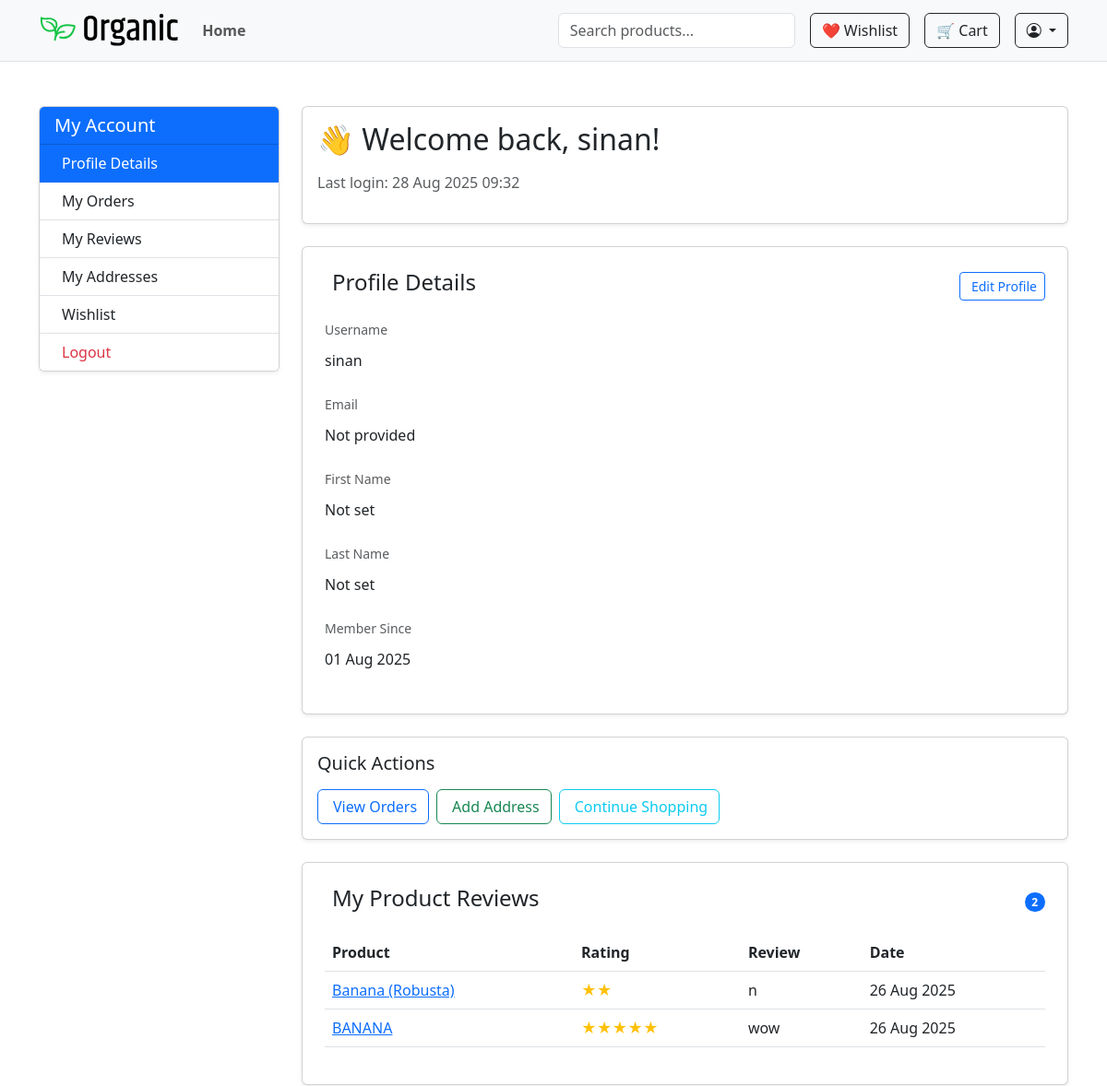
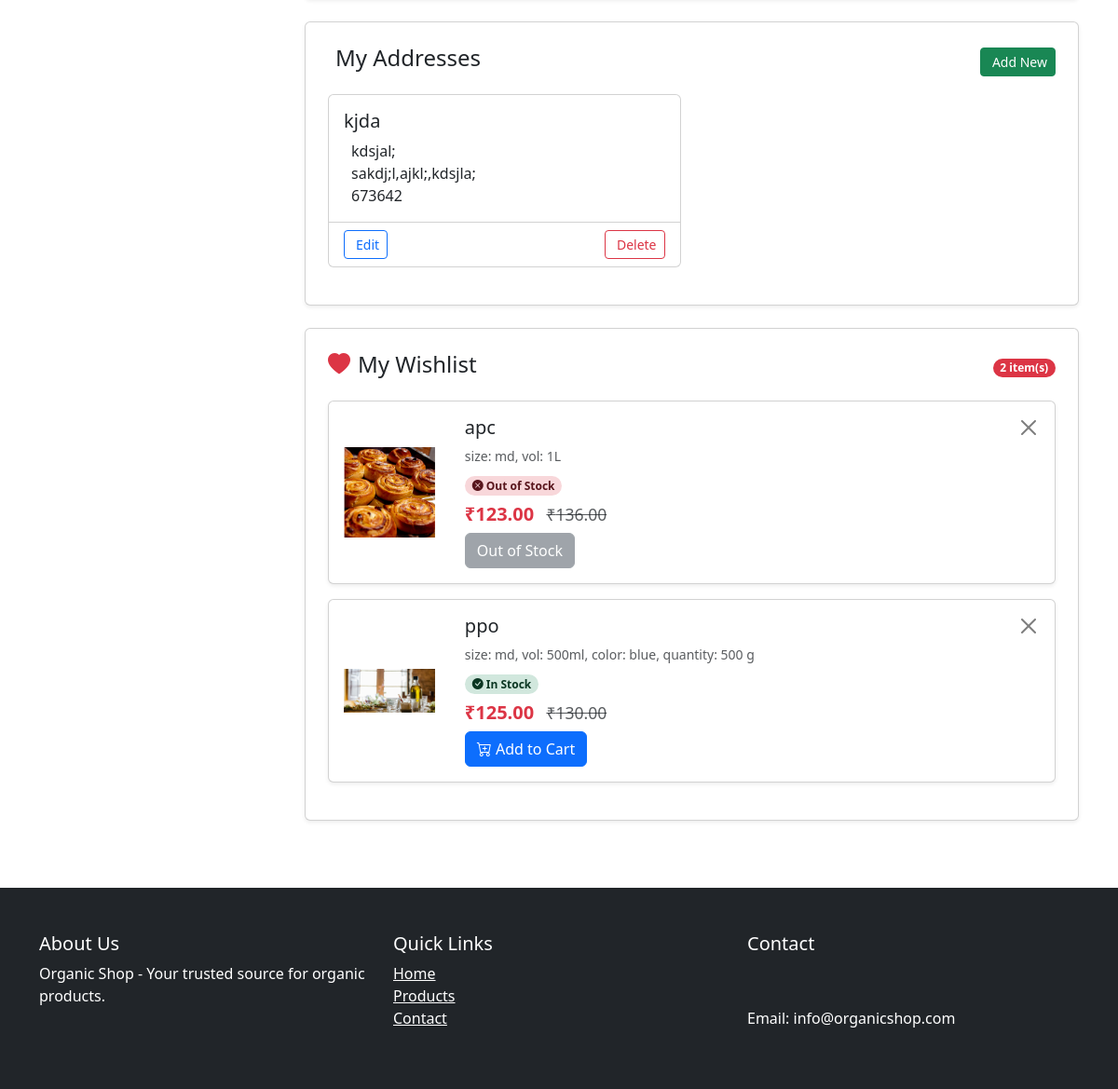
Page /accounts/profile/ (signed in) on the committed database (2 pictures, top to bottom).
### shop/models.py (models this page shows, shortened)
class Review(models.Model):
    product = models.ForeignKey(Product, on_delete=models.CASCADE, related_name='reviews')
    user = models.ForeignKey(User, on_delete=models.CASCADE)
    rating = models.PositiveSmallIntegerField(choices=[(i, i) for i in range(1, 6)])
    comment = models.TextField(blank=True)
    created_at = models.DateTimeField(auto_now_add=True)

class Product(models.Model):
    category = models.ForeignKey(Category, on_delete=models.CASCADE, related_name='products')
    name = models.CharField(max_length=255)
    slug = models.SlugField(unique=True ,blank=True)
    description = models.TextField()
    price = models.DecimalField(max_digits=10, decimal_places=2)
    discount_price = models.DecimalField(max_digits=10, decimal_places=2, null=True, blank=True)
    image = models.ImageField(upload_to='products/')
    is_featured = models.BooleanField(default=False)
    sold_count = models.PositiveIntegerField(default=0)
    created_at = models.DateTimeField(auto_now_add=True)
    views = models.PositiveIntegerField(default=1)
    available = models.BooleanField(default=True)
    stock = models.PositiveIntegerField(default=0)

class ProductVariant(models.Model):
    product = models.ForeignKey(Product, on_delete=models.CASCADE, related_name='variants')
    values = models.ManyToManyField(VariantValue)
    price = models.DecimalField(max_digits=10, decimal_places=2)
    discount_price = models.DecimalField(max_digits=10, decimal_places=2, null=True, blank=True)
    stock = models.IntegerField()
    sku = models.CharField(max_length=50, unique=True, blank=True)
    image = models.ImageField(upload_to='variants/', null=True, blank=True)
    sold_count = models.IntegerField(default=0)

class VariantValue(models.Model):
    option = models.ForeignKey(VariantOption, on_delete=models.CASCADE)
    value = models.CharField(max_length=100)

class VariantOption(models.Model):
    name = models.CharField(max_length=50)

### accounts/models.py (models this page shows, shortened)
class Address(models.Model):
    user = models.ForeignKey(User, on_delete=models.CASCADE, related_name='addresses')
    full_name = models.CharField(max_length=100)
    phone = models.CharField(max_length=20)
    address_line = models.TextField()
    city = models.CharField(max_length=50)
    postal_code = models.CharField(max_length=10)
    state=models.CharField(max_length=50)
    country = models.CharField(max_length=50)
    is_default = models.BooleanField(default=False)

class Wishlist(models.Model):
    user = models.ForeignKey(User, on_delete=models.CASCADE)
    product = models.ForeignKey(Product, on_delete=models.CASCADE)
    variant = models.ForeignKey(ProductVariant, null=True, blank=True, on_delete=models.CASCADE)
    added_at = models.DateTimeField(auto_now_add=True)
    class Meta:
        unique_together = ('user', 'product', 'variant')
    @property
    def display_price(self):
        if self.variant:
            return self.variant.discount_price or self.variant.price
        return self.product.discount_price or self.product.price
    @property
    def original_price(self):
        if self.variant:
            return self.variant.price
        return self.product.price
    @property
    def has_discount(self):
        if self.variant:
            return bool(self.variant.discount_price)
        return bool(self.product.discount_price)
    @property
    def stock(self):
        if self.variant:
            return self.variant.stock
        return getattr(self.product, 'stock', 0)
    @property
    def display_image(self):
        if self.variant and self.variant.image:
            return self.variant.image
        return self.product.image

### accounts/views.py (the view)
# urls.py: path('profile/', views.profile_view, name='profile'),
@login_required
def profile_view(request):
    user = request.user
    cart = Cart.objects.filter(user=user).first()
    addresses = Address.objects.filter(user=user)
    cart_items = cart.items.select_related('product') if cart else []
    total_price = sum(item.total_price for item in cart_items)
    wishlist = Wishlist.objects.filter(user=user).select_related('product', 'variant')
    reviews = Review.objects.filter(user=user).select_related('product').order_by('-created_at')
    orders = Order.objects.filter(user=user).order_by('-created_at')
    return render(request, 'accounts/profile.html', {
        'cart_items': cart_items,
        'total_price': total_price,
        'reviews': reviews,
        'addresses': addresses,
        'wishlist': wishlist,
        'orders': orders,
    })

### shop/context_processors.py (called while the page is built)
def wishlist_context(request):
    wishlist_count = 0
    if request.user.is_authenticated:
        wishlist_count = Wishlist.objects.filter(user=request.user).count()
    return {'wishlist_items_count': wishlist_count}

### accounts/templates/accounts/profile.html (shortened to what this page needs)
{% extends 'shop/base.html' %}
{% block content %}
<div class="container py-5">
  <div class="row">
    <div class="col-md-3 mb-4">
      <div class="card shadow-sm">
        <div class="card-header bg-primary text-white">
          <h5 class="mb-0">My Account</h5>
        </div>
        <div class="list-group list-group-flush">
          <a href="#profile-section" class="list-group-item list-group-item-action active">
            Profile Details
          </a>
          <a href="{% url 'accounts:my_orders' %}" class="list-group-item list-group-item-action">
            My Orders
          </a>
          <a href="#reviews-section" class="list-group-item list-group-item-action">
            My Reviews
          </a>
          <a href="#address-section" class="list-group-item list-group-item-action">
            My Addresses
          </a>
          <a href="#wishlist-section" class="list-group-item list-group-item-action">
            Wishlist
          </a>
          <a href="{% url 'accounts:logout' %}" class="list-group-item list-group-item-action text-danger">
            Logout
          </a>
        </div>
      </div>
    </div>
    <div class="col-md-9">
      <div class="card shadow-sm mb-4">
        <div class="card-body">
          <h2 class="mb-3">👋 Welcome back, {{ user.first_name|default:user.username }}!</h2>
          <p class="text-muted">Last login: {{ user.last_login|date:"d M Y H:i" | default:"First time login" }}</p>
        </div>
      </div>
      <div id="profile-section" class="card shadow-sm p-4 mb-4">
        <div class="d-flex justify-content-between align-items-center mb-3">
          <h4>Profile Details</h4>
          <a href="{% url 'accounts:edit_profile' %}" class="btn btn-sm btn-outline-primary">
            Edit Profile
          </a>
        </div>
        <div class="row">
          <div class="col-md-6">
            <div class="mb-3">
              <label class="form-label text-muted small mb-1">Username</label>
              <p class="form-control-plaintext">{{ user.username }}</p>
            </div>
            <div class="mb-3">
              <label class="form-label text-muted small mb-1">Email</label>
              <p class="form-control-plaintext">{{ user.email|default:"Not provided" }}</p>
            </div>
            <div class="mb-3">
              <label class="form-label text-muted small mb-1">First Name</label>
              <p class="form-control-plaintext">{{ user.first_name|default:"Not set" }}</p>
            </div>
            <div class="mb-3">
              <label class="form-label text-muted small mb-1">Last Name</label>
              <p class="form-control-plaintext">{{ user.last_name|default:"Not set" }}</p>
            </div>
            <div class="mb-3">
              <label class="form-label text-muted small mb-1">Member Since</label>
              <p class="form-control-plaintext">{{ user.date_joined|date:"d M Y" }}</p>
            </div>
          </div>
        </div>
      </div>
      <div class="card shadow-sm mb-4">
        <div class="card-body">
          <h5 class="mb-3">Quick Actions</h5>
          <div class="d-flex flex-wrap gap-2">
            <a href="{% url 'accounts:my_orders' %}" class="btn btn-outline-primary">
               View Orders
            </a>
            <a href="{% url 'accounts:add_address' %}" class="btn btn-outline-success">
               Add Address
            </a>
            <a href="{% url 'shop:index' %}" class="btn btn-outline-info">
               Continue Shopping
            </a>
          </div>
        </div>
      </div>
      <div id="reviews-section" class="card shadow-sm p-4 mb-4">
        <div class="d-flex justify-content-between align-items-center mb-3">
          <h4>My Product Reviews</h4>
          <span class="badge bg-primary rounded-pill">{{ reviews.count }}</span>
        </div>
        {% if reviews %}
          <div class="table-responsive">
            <table class="table">
              <thead>
                <tr>
                  <th>Product</th>
                  <th>Rating</th>
                  <th>Review</th>
                  <th>Date</th>
                </tr>
              </thead>
              <tbody>
                {% for review in reviews %}
                  <tr>
                    <td><a href="{% url 'shop:product_detail' review.product.slug %}">{{ review.product.name }}</a></td>
                    <td>
                      <span class="text-warning">
                        {% with ''|center:review.rating as stars %}
                          {% for _ in stars %}★{% endfor %}
                        {% endwith %}
                      </span>
                    </td>
                    <td>{{ review.comment|truncatechars:50 }}</td>
                    <td>{{ review.created_at|date:"d M Y" }}</td>
                  </tr>
                {% endfor %}
              </tbody>
            </table>
          </div>
        {% endif %}
      </div>
      <div id="address-section" class="card shadow-sm p-4 mb-4">
        <div class="d-flex justify-content-between align-items-center mb-3">
          <h4>My Addresses</h4>
          <a href="{% url 'accounts:add_address' %}" class="btn btn-sm btn-success">
             Add New
          </a>
        </div>
        {% if addresses %}
          <div class="row">
            {% for address in addresses %}
              <div class="col-md-6 mb-3">
                <div class="card h-100 {% if address.is_default %}border-primary{% endif %}">
                  <div class="card-body">
                    <h5 class="card-title">{{ address.full_name }}</h5>
                    <p class="card-text">
                       {{ address.address_line  }}<br>
                      {{ address.city }},{{ address.state }},{{ address.country }}<br>
                      {{ address.postal_code }}
                    </p>
                  </div>
                  <div class="card-footer bg-transparent d-flex justify-content-between">
                    <a href="{% url 'accounts:edit_address' address.pk %}?next={{ request.path }}" class="btn btn-sm btn-outline-primary">
   Edit
</a>
                    <a href="{% url 'accounts:delete_address' address.pk %}"
                       class="btn btn-sm btn-outline-danger"
                       onclick="return confirm('Are you sure you want to delete this address?');">
                       Delete
                    </a>
                  </div>
                </div>
              </div>
            {% endfor %}
          </div>
        {% endif %}
      </div>
<div id="wishlist-section" class="card shadow-sm p-4 mb-4">
    <div class="d-flex justify-content-between align-items-center mb-3">
        <h4><i class="bi bi-heart-fill me-2 text-danger"></i>My Wishlist</h4>
        <span class="badge bg-danger rounded-pill">{{ wishlist.count }} item(s)</span>
    </div>
    {% if wishlist %}
        <div class="row">
            <div class="col-12">
                {% for item in wishlist %}
                <div class="card wishlist-item mb-3 shadow-sm">
                    <div class="row g-0">
                        <div class="col-md-2 text-center align-self-center">
                            <a href="{% url 'shop:product_detail' item.product.slug %}">
                                <img src="{{ item.display_image.url }}"
                                     class="img-fluid rounded-start p-3"
                                     alt="{{ item.product.name }}"
                                     style="max-height: 160px; object-fit: contain;">
                            </a>
                        </div>
                        <div class="col-md-10">
                            <div class="card-body d-flex flex-column h-100">
                                <div class="d-flex justify-content-between">
                                    <div>
                                        <h5 class="card-title">{{ item.product.name }}</h5>
                                        {% if item.variant %}
                                            <p class="card-text text-muted small">
                                                {% for value in item.variant.values.all %}
                                                    {{ value.option.name }}: {{ value.value }}{% if not forloop.last %}, {% endif %}
                                                {% endfor %}
                                            </p>
                                        {% endif %}
                                    </div>
                                    <form action="{% url 'accounts:remove_from_wishlist' item.id %}" method="post" class="ms-3">
                                        <button type="submit" class="btn-close" title="Remove from wishlist"></button>
                                    </form>
                                </div>
                                <div class="my-2">
                                    {% if item.stock > 10 %}
                                        <span class="badge bg-success-subtle text-success-emphasis rounded-pill"><i class="bi bi-check-circle-fill"></i> In Stock</span>
                                    {% elif item.stock > 0 %}
                                        <span class="badge bg-warning-subtle text-warning-emphasis rounded-pill"><i class="bi bi-exclamation-triangle-fill"></i> Low Stock ({{ item.stock }} left)</span>
                                    {% else %}
                                        <span class="badge bg-danger-subtle text-danger-emphasis rounded-pill"><i class="bi bi-x-circle-fill"></i> Out of Stock</span>
                                    {% endif %}
                                </div>
                                <div class="price h5">
                                    {% if item.has_discount %}
                                        <span class="text-danger">₹{{ item.display_price }}</span>
                                        <small class="text-muted text-decoration-line-through ms-2">₹{{ item.original_price }}</small>
                                    {% else %}
                                        <span>₹{{ item.display_price }}</span>
                                    {% endif %}
                                </div>
                                <div class="mt-auto">
                                    {% if item.stock > 0 %}
                                        <form action="{% url 'shop:cart_add' item.product.id %}" method="post">
                                            <button type="submit" class="btn btn-primary">
                                                <i class="bi bi-cart-plus"></i> Add to Cart
                                            </button>
                                        </form>
                                    {% else %}
                                        <button class="btn btn-secondary" disabled>Out of Stock</button>
                                    {% endif %}
                                </div>
                            </div>
                        </div>
                    </div>
                </div>
                {% endfor %}
            </div>
        </div>
    {% endif %}
</div>
{% endblock %}

### shop/static/css/style.css (style rules this page uses)
.price .text-danger { font-weight: bold; }

### accounts/templates/accounts/profile.html (style rules this page uses)
.wishlist-item { transition: box-shadow 0.2s ease-in-out, transform 0.2s ease-in-out; }

### rows in the picture
Review: product.name "Banana (Robusta)", comment "n", created_at "26 Aug 2025"
Review: product.name "BANANA", comment "wow", created_at "26 Aug 2025"
Address: full_name "kjda", address_line "kdsjal;", city "sakdj;l", state "ajkl;", country "kdsjla;", postal_code "673642"
Wishlist: display_image (picture), product.name "apc", shows "Out of Stock", display_price "123.00", original_price "136.00"
VariantValue: option.name "size", value "md"
VariantValue: option.name "vol", value "1L"
Wishlist: display_image (picture), product.name "ppo", shows "In Stock", display_price "125.00", original_price "130.00"
VariantValue: option.name "vol", value "500ml"
VariantValue: option.name "color", value "blue"
VariantValue: option.name "quantity", value "500 g"

### other values in the picture
{{ user.first_name|default:user.username }} "sinan"
{{ user.last_login|date:"d M Y H:i" | default:"First time login" }} "28 Aug 2025 09:32"
{{ user.username }} "sinan"
{{ user.email|default:"Not provided" }} "Not provided"
{{ user.first_name|default:"Not set" }} "Not set"
{{ user.last_name|default:"Not set" }} "Not set"
{{ user.date_joined|date:"d M Y" }} "01 Aug 2025"
{{ reviews.count }} "2"
{{ wishlist.count }} "2"
